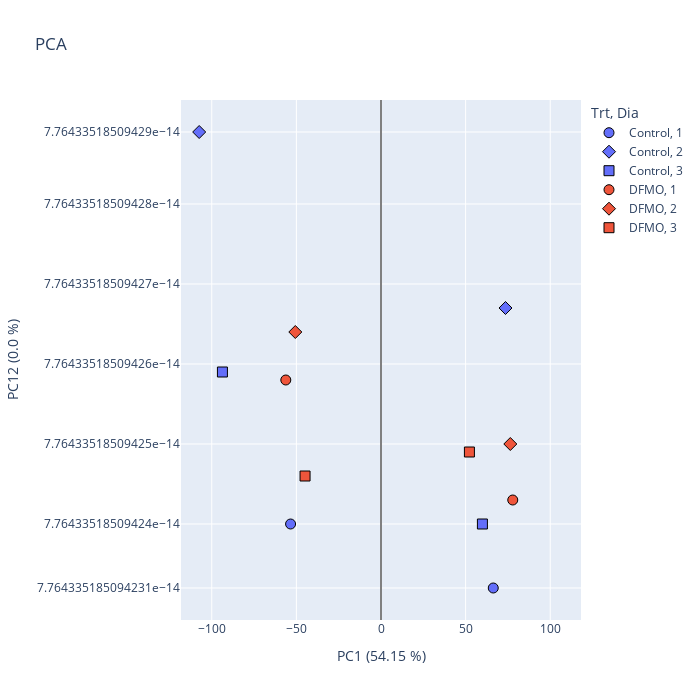

Here is the notebook cell this chart was saved with:
### Markdown cell above
### Correlación con la CP12

Como se vio anteriormente, la CP12 presenta un patrón de correlaciones, a nivel general (no gen a gen) con los genes muy similar al observado para la CP1. Por ello, se va a llevar a cabo el mismo análisis de correlación de la expresión génica con la CP12 para ver qué genes están asociados a esta componente principal.

### Code cell
fig = px.scatter(
    df_pca,
    x="PC1",
    y="PC12",
    color="Trt",
    symbol="Dia",
    hover_data=df_pca,
    title="PCA",
    labels={
        "PC1": f"PC1 ({(var_exp_p[0]*100).round(2)} %)",
        "PC12": f"PC12 ({(var_exp_p[11]*100).round(2)} %)"
    }
)
# Ejes
rango = max(abs(df_pca["PC1"]).max(), abs(df_pca["PC12"]).max())
fig.update_xaxes(range=[-rango*1.1, rango*1.1], zeroline=True, zerolinecolor="gray")
# redondear los valores del eje y a 2 decimales en notación científica
fig.update_yaxes(zeroline=True, zerolinecolor="gray", tickformat=".2ec")
fig.update_traces(marker=dict(size=10, line=dict(width=1, color='black')))
fig.update_layout(width=700, height = 700)
fig.show()

### Figure 1 — Plotly figure (JSON) as saved in the notebook; plotly's stock layout.template omitted (floating-point values rounded to 4 significant figures)
{"data": [{"customdata": [[18.6, "HT29", "Control", "Control - HT29", 1], [-27.15, "NCM460", "Control", "Control - NCM460", 1]], "hovertemplate": "Trt=%{customdata[2]}<br>Dia=%{customdata[4]}<br>PC1 (54.15 %)=%{x}<br>PC12 (0.0 %)=%{y}<br>PC2=%{customdata[0]}<br>Linea=%{customdata[1]}<br>TrtLinea=%{customdata[3]}<extra></extra>", "legendgroup": "Control, 1", "marker": {"color": "#636efa", "line": {"color": "black", "width": 1}, "size": 10, "symbol": "circle"}, "mode": "markers", "name": "Control, 1", "orientation": "v", "showlegend": true, "type": "scatter", "x": [-53.43, 66.34], "xaxis": "x", "y": [7.764e-14, 7.764e-14], "yaxis": "y"}, {"customdata": [[-80.98, "HT29", "Control", "Control - HT29", 2], [-20.63, "NCM460", "Control", "Control - NCM460", 2]], "hovertemplate": "Trt=%{customdata[2]}<br>Dia=%{customdata[4]}<br>PC1 (54.15 %)=%{x}<br>PC12 (0.0 %)=%{y}<br>PC2=%{customdata[0]}<br>Linea=%{customdata[1]}<br>TrtLinea=%{customdata[3]}<extra></extra>", "legendgroup": "Control, 2", "marker": {"color": "#636efa", "line": {"color": "black", "width": 1}, "size": 10, "symbol": "diamond"}, "mode": "markers", "name": "Control, 2", "orientation": "v", "showlegend": true, "type": "scatter", "x": [-107.4, 73.56], "xaxis": "x", "y": [7.764e-14, 7.764e-14], "yaxis": "y"}, {"customdata": [[-58.46, "HT29", "Control", "Control - HT29", 3], [-29.01, "NCM460", "Control", "Control - NCM460", 3]], "hovertemplate": "Trt=%{customdata[2]}<br>Dia=%{customdata[4]}<br>PC1 (54.15 %)=%{x}<br>PC12 (0.0 %)=%{y}<br>PC2=%{customdata[0]}<br>Linea=%{customdata[1]}<br>TrtLinea=%{customdata[3]}<extra></extra>", "legendgroup": "Control, 3", "marker": {"color": "#636efa", "line": {"color": "black", "width": 1}, "size": 10, "symbol": "square"}, "mode": "markers", "name": "Control, 3", "orientation": "v", "showlegend": true, "type": "scatter", "x": [-93.7, 59.93], "xaxis": "x", "y": [7.764e-14, 7.764e-14], "yaxis": "y"}, {"customdata": [[58.1, "HT29", "DFMO", "DFMO - HT29", 1], [16.82, "NCM460", "DFMO", "DFMO - NCM460", 1]], "hovertemplate": "Trt=%{customdata[2]}<br>Dia=%{customdata[4]}<br>PC1 (54.15 %)=%{x}<br>PC12 (0.0 %)=%{y}<br>PC2=%{customdata[0]}<br>Linea=%{customdata[1]}<br>TrtLinea=%{customdata[3]}<extra></extra>", "legendgroup": "DFMO, 1", "marker": {"color": "#EF553B", "line": {"color": "black", "width": 1}, "size": 10, "symbol": "circle"}, "mode": "markers", "name": "DFMO, 1", "orientation": "v", "showlegend": true, "type": "scatter", "x": [-56.26, 77.85], "xaxis": "x", "y": [7.764e-14, 7.764e-14], "yaxis": "y"}, {"customdata": [[64.75, "HT29", "DFMO", "DFMO - HT29", 2], [11.92, "NCM460", "DFMO", "DFMO - NCM460", 2]], "hovertemplate": "Trt=%{customdata[2]}<br>Dia=%{customdata[4]}<br>PC1 (54.15 %)=%{x}<br>PC12 (0.0 %)=%{y}<br>PC2=%{customdata[0]}<br>Linea=%{customdata[1]}<br>TrtLinea=%{customdata[3]}<extra></extra>", "legendgroup": "DFMO, 2", "marker": {"color": "#EF553B", "line": {"color": "black", "width": 1}, "size": 10, "symbol": "diamond"}, "mode": "markers", "name": "DFMO, 2", "orientation": "v", "showlegend": true, "type": "scatter", "x": [-50.64, 76.41], "xaxis": "x", "y": [7.764e-14, 7.764e-14], "yaxis": "y"}, {"customdata": [[63.9, "HT29", "DFMO", "DFMO - HT29", 3], [-17.86, "NCM460", "DFMO", "DFMO - NCM460", 3]], "hovertemplate": "Trt=%{customdata[2]}<br>Dia=%{customdata[4]}<br>PC1 (54.15 %)=%{x}<br>PC12 (0.0 %)=%{y}<br>PC2=%{customdata[0]}<br>Linea=%{customdata[1]}<br>TrtLinea=%{customdata[3]}<extra></extra>", "legendgroup": "DFMO, 3", "marker": {"color": "#EF553B", "line": {"color": "black", "width": 1}, "size": 10, "symbol": "square"}, "mode": "markers", "name": "DFMO, 3", "orientation": "v", "showlegend": true, "type": "scatter", "x": [-44.87, 52.25], "xaxis": "x", "y": [7.764e-14, 7.764e-14], "yaxis": "y"}], "layout": {"height": 700, "legend": {"title": {"text": "Trt, Dia"}, "tracegroupgap": 0}, "title": {"text": "PCA"}, "width": 700, "xaxis": {"anchor": "y", "domain": [0, 1], "range": [-118.2, 118.2], "title": {"text": "PC1 (54.15 %)"}, "zeroline": true, "zerolinecolor": "gray"}, "yaxis": {"anchor": "x", "domain": [0, 1], "tickformat": ".2ec", "title": {"text": "PC12 (0.0 %)"}, "zeroline": true, "zerolinecolor": "gray"}}}
